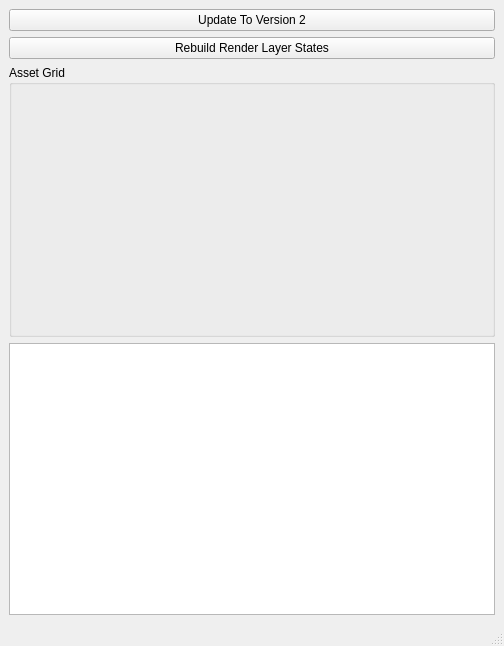
<?xml version="1.0" encoding="UTF-8"?>
<ui version="4.0">
 <class>Vray_Scene_States_Viewer</class>
 <widget class="QMainWindow" name="Vray_Scene_States_Viewer">
  <property name="geometry">
   <rect>
    <x>0</x>
    <y>0</y>
    <width>504</width>
    <height>646</height>
   </rect>
  </property>
  <property name="windowTitle">
   <string>MainWindow</string>
  </property>
  <widget class="QWidget" name="centralwidget">
   <layout class="QVBoxLayout" name="verticalLayout_3">
    <item>
     <widget class="QPushButton" name="Update_Button">
      <property name="text">
       <string>Update To Version 2</string>
      </property>
     </widget>
    </item>
    <item>
     <widget class="QPushButton" name="rebuild_Render_layer_states_button">
      <property name="text">
       <string>Rebuild Render Layer States</string>
      </property>
     </widget>
    </item>
    <item>
     <widget class="QGroupBox" name="Asset_Grid_groupBox">
      <property name="sizePolicy">
       <sizepolicy hsizetype="Expanding" vsizetype="Expanding">
        <horstretch>0</horstretch>
        <verstretch>0</verstretch>
       </sizepolicy>
      </property>
      <property name="minimumSize">
       <size>
        <width>0</width>
        <height>100</height>
       </size>
      </property>
      <property name="title">
       <string>Asset Grid</string>
      </property>
      <layout class="QVBoxLayout" name="verticalLayout_2">
       <item>
        <widget class="Asset_Grid" name="Asset_Grid_widget" native="true">
         <property name="baseSize">
          <size>
           <width>0</width>
           <height>100</height>
          </size>
         </property>
        </widget>
       </item>
      </layout>
     </widget>
    </item>
    <item>
     <widget class="Asset_Tree_View" name="entity_tree_view">
      <property name="editTriggers">
       <set>QAbstractItemView::NoEditTriggers</set>
      </property>
     </widget>
    </item>
   </layout>
  </widget>
  <widget class="QMenuBar" name="menubar">
   <property name="geometry">
    <rect>
     <x>0</x>
     <y>0</y>
     <width>504</width>
     <height>26</height>
    </rect>
   </property>
  </widget>
  <widget class="QStatusBar" name="statusbar"/>
 </widget>
 <customwidgets>
  <customwidget>
   <class>Asset_Tree_View</class>
   <extends>QTreeView</extends>
   <header>Scripts.Tools.Vray_Scene_States_Manager.Custom_Widgets</header>
   <slots>
    <signal>ACTIVE_PROXY_INDEX_CHANGED(QModelIndex*)</signal>
    <signal>ACTIVE_INDEX_CHANGED(QModelIndex*)</signal>
    <signal>ACTIVE_ITEM_CHANGED(QStandardItem*)</signal>
    <slot>_run_setup(QMainWindow*)</slot>
   </slots>
  </customwidget>
  <customwidget>
   <class>Asset_Grid</class>
   <extends>QWidget</extends>
   <header>Scripts.Tools.Vray_Scene_States_Manager.Custom_Widgets</header>
   <container>1</container>
   <slots>
    <slot>rebuild_grid(QStandardItem*)</slot>
   </slots>
  </customwidget>
 </customwidgets>
 <resources/>
 <connections/>
</ui>
